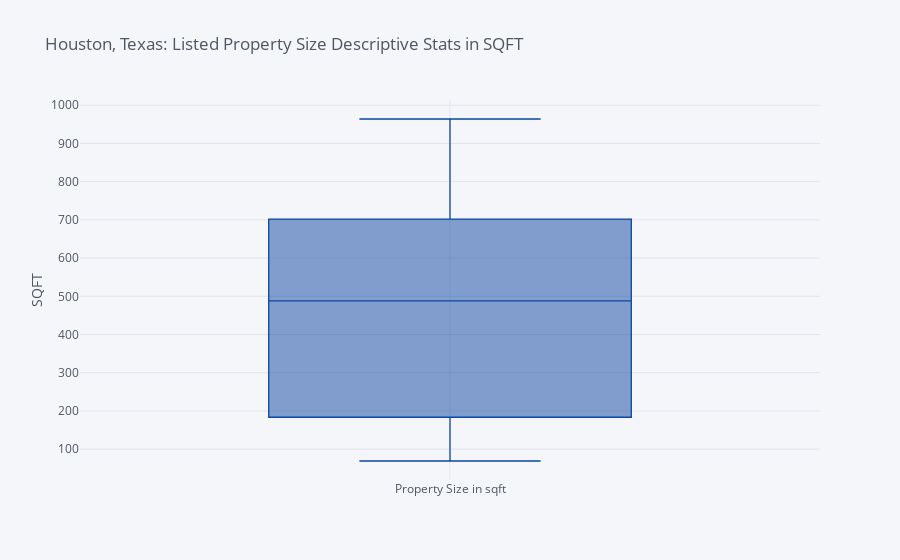

Here is the notebook cell this chart was saved with:
### Markdown cell above
### Boxplot

### Code cell
data[data['City'] == ' Houston']['Property Size in sqft'].iplot(
    kind = 'box',
    title = 'Houston, Texas: Listed Property Size Descriptive Stats in SQFT',
    yaxis_title = 'SQFT',
    color = '#0d47a1'
)

### Figure 1 — Plotly figure (JSON) as saved in the notebook; plotly's stock layout.template omitted (floating-point values rounded to 4 significant figures)
{"data": [{"boxpoints": false, "line": {"width": 1.3}, "marker": {"color": "rgba(13, 71, 161, 1.0)"}, "name": "Property Size in sqft", "orientation": "v", "type": "box", "y": [164, 160, 648, 484, 421, 242, 720, 73, 331, 829, 602, 600, 290, 590, 88, 871, 849, 125, 810, 964, 488, 560, 69]}], "layout": {"legend": {"bgcolor": "#F5F6F9", "font": {"color": "#4D5663"}}, "paper_bgcolor": "#F5F6F9", "plot_bgcolor": "#F5F6F9", "title": {"font": {"color": "#4D5663"}, "text": "Houston, Texas: Listed Property Size Descriptive Stats in SQFT"}, "xaxis": {"gridcolor": "#E1E5ED", "showgrid": true, "tickfont": {"color": "#4D5663"}, "title": {"font": {"color": "#4D5663"}, "text": ""}, "zerolinecolor": "#E1E5ED"}, "yaxis": {"gridcolor": "#E1E5ED", "showgrid": true, "tickfont": {"color": "#4D5663"}, "title": {"font": {"color": "#4D5663"}, "text": "SQFT"}, "zerolinecolor": "#E1E5ED"}}}
